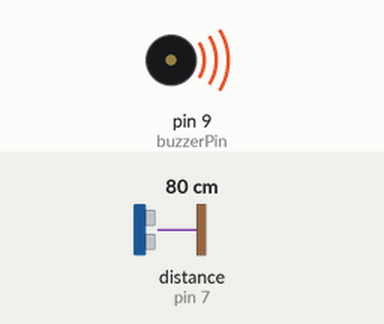
Recording of a sketch running on a simulated Arduino Leonardo, built for the host (arithmetic inside an expression is 32-bit, double 64-bit). Parts: buzzer (waves = sounding). Wiring (inferred from the names in the program): ultrasonic range finder: trigger pin 8; echo pin 7. Inputs (shaded band) come from the test bench; at power-on: distance to the obstacle (sensor on pin 7) 80 cm. The echo pulse lasts 58.3 µs per cm; what the sketch prints to the serial monitor is not drawn. At 5.9 s the program stops and its outputs stay as they are.

Above: at 0.1 s.
Timing chart, 0 to 0.7 s (numbered marks = the images above):
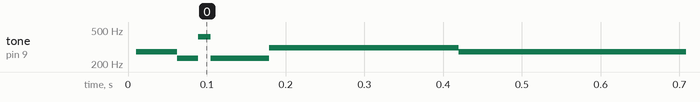

Measured:
- by itself, tone on pin 9 (buzzerPin): plays 277 Hz for 0.05 s, 233 Hz for 0.03 s, 415 Hz for 0.02 s, 233 Hz for 0.07 s, 311 Hz for 0.24 s, 277 Hz for 0.29 s

The sketch:

Arduino_distancetest.ino
```cpp
#include <Mouse.h>
#include <toneAC.h>
#include <Timer.h>
#define  a3f    208     // 208 Hz
#define  b3f    233     // 233 Hz
#define  b3     247     // 247 Hz
#define  c4     261     // 261 Hz MIDDLE C
#define  c4s    277     // 277 Hz
#define  e4f    311     // 311 Hz
#define  f4     349     // 349 Hz
#define  a4f    415     // 415 Hz
#define  b4f    466     // 466 Hz
#define  b4     493     // 493 Hz
#define  c5     523     // 523 Hz
#define  c5s    554     // 554 Hz
#define  e5f    622     // 622 Hz
#define  f5     698     // 698 Hz
#define  f5s    740     // 740 Hz
#define  a5f    831     // 831 Hz

#define rest    -1

const int buzzerPin = 9;
const int trigPin = 8;
const int echoPin = 7;

float duration, distance;

// buzzer variables
Timer t;
int timer = 100;
int melody[] =
{ rest, c4s, c4s, c4s, c4s, e4f, rest, c4, b3f, a3f,
  rest, b3f, b3f, c4, c4s, a3f, a4f, a4f, e4f,
  rest, b3f, b3f, c4, c4s, b3f, c4s, e4f, rest, c4, b3f, b3f, a3f,
  rest, b3f, b3f, c4, c4s, a3f, a3f, e4f, e4f, e4f, f4, e4f,
  c4s, e4f, f4, c4s, e4f, e4f, e4f, f4, e4f, a3f,
  rest, b3f, c4, c4s, a3f, rest, e4f, f4, e4f
};

int noteDurations[] =
{ 2, 1, 1, 1, 1, 2, 1, 1, 1, 5,
  1, 1, 1, 1, 3, 1, 2, 1, 5,
  1, 1, 1, 1, 1, 1, 1, 2, 1, 1, 1, 1, 3,
  1, 1, 1, 1, 2, 1, 1, 1, 1, 1, 1, 4,
  5, 1, 1, 1, 1, 1, 1, 1, 2, 2,
  2, 1, 1, 1, 3, 1, 1, 1, 3
};
int melodyPosition = 0;

// volume is a whole number from range 0 - 10
int volume = 0;
int maximumRange = 100;

//buzzer song
int beatLength = 100;
float beatseparationconstant = 0.3;
int distortion = 50;

// timer event IDs incase needed
int afterEvent;

void setup() {
  pinMode(trigPin, OUTPUT);
  pinMode(echoPin, INPUT);
  Serial.begin(9600);

  afterEvent = t.after(100, *playBuzzer, 0);
}

void loop()
{
  digitalWrite(trigPin,HIGH);
  delayMicroseconds(10);
  digitalWrite(trigPin,LOW);
  duration=pulseIn(echoPin,HIGH);
  distance = duration*0.034/2;
  Serial.println(distance);


  // should produce a tone whose volume is determined by distance
  if (distance > maximumRange){
    volume = 0;
  } else {
    volume = (1 - (distance / maximumRange)) * 10;
  }

  playBuzzer();

  t.update();
}

void playBuzzer()
{
    toneAC(melody[melodyPosition], volume, noteDurations[melodyPosition] * beatLength, true);

    int timeToWait = noteDurations[melodyPosition] * beatLength + noteDurations[melodyPosition] * beatLength * beatseparationconstant;

    melodyPosition = (melodyPosition + 1) % (sizeof(melody) / sizeof(int));

    afterEvent = t.after(timeToWait, *playBuzzer, 0);

}
```
